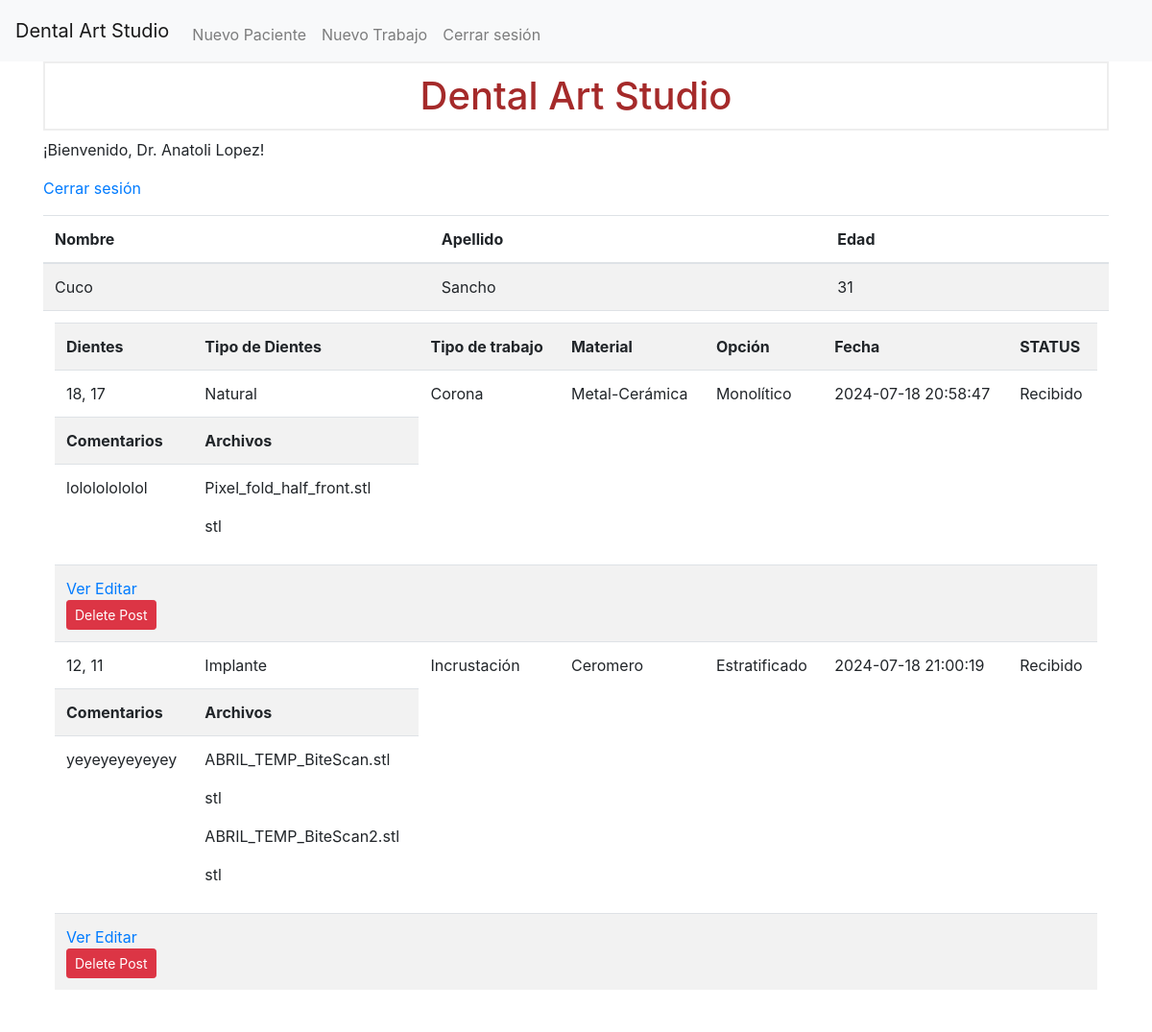
/ (signed in), run on an earlier commit of the app's database.
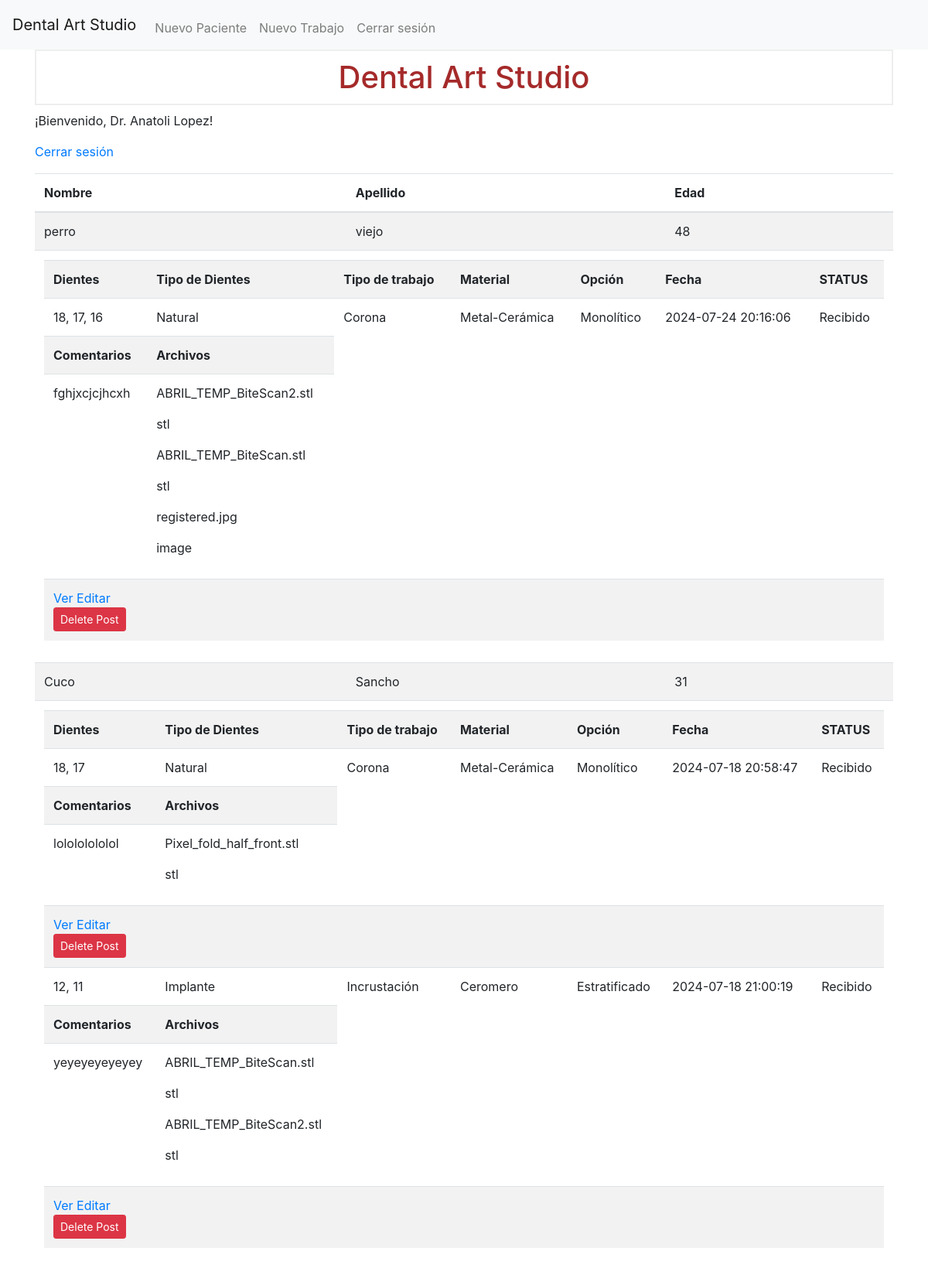
And on a later commit of the database.
### tables this page shows
CREATE TABLE patients (
    id INTEGER PRIMARY KEY AUTOINCREMENT,
    doctor_id INTEGER,
    first_name  TEXT NOT NULL,
    last_name TEXT NOT NULL,
    age INTEGER NOT NULL,
    face_shape TEXT,
    basic_color TEXT,
    colorimeter TEXT,
    gum_color TEXT,
    FOREIGN KEY (doctor_id) REFERENCES doctors (id)
);

CREATE TABLE jobs (
  id INTEGER PRIMARY KEY AUTOINCREMENT,
  patient_id INTEGER NOT NULL,
  teeth TEXT NOT NULL,
  tooth_type TEXT,
  job_type TEXT,
  job_material TEXT,
  job_option TEXT,
  timestamp TIMESTAMP NOT NULL DEFAULT CURRENT_TIMESTAMP,
  comments TEXT,
  status TEXT,
  FOREIGN KEY (patient_id) REFERENCES patients (id)
);

CREATE TABLE job_uploads (
  job_id INTEGER NOT NULL,
  upload_id INTEGER NOT NULL,
  PRIMARY KEY (job_id, upload_id),
  FOREIGN KEY (job_id) REFERENCES jobs(id),
  FOREIGN KEY (upload_id) REFERENCES uploads(id)
);

CREATE TABLE uploads (
  id INTEGER PRIMARY KEY AUTOINCREMENT,
  patient_id INTEGER NOT NULL,
  filename TEXT NOT NULL,
  file_type TEXT NOT NULL,
  FOREIGN KEY (patient_id) REFERENCES patients (id)
);

### app.py (the view)
@app.route('/')
def index():
    user = session.get("user_info")
    jobs_per_patient = {}
    if user is not None:
        patients = get_patients(session.get("user_id"))
        if patients:
            for patient in patients:
                jobs = get_jobs(patient['id'])
                for job in jobs:
                    files = get_files_by_job_id(job['id'])
                    job['files'] = files
                jobs_per_patient[patient['id']] = jobs
    else:
        patients = []
    return render_template('index.html', user=user, patients=patients, jobs_per_patient=jobs_per_patient)

### helpers.py (called while the page is built)
def get_db_connection():
    conn = sqlite3.connect('database.db')
    conn.row_factory = sqlite3.Row
    conn.execute("PRAGMA foreign_keys = ON;")  # Habilita las restricciones de clave foránea
    return conn

def get_patients(user_id):
    try:
        conny = get_db_connection()
        db = conny.cursor()
        patients = db.execute("SELECT * FROM patients WHERE doctor_id = ?", (user_id,)).fetchall()
        conny.close()
        patients = [dict(patient) for patient in patients]
        return patients
    except Exception as e:
        print(f"Error al obtener pacientes: {e}")
        return None

def get_jobs(patient_id):
    try:
        conny = get_db_connection()
        db = conny.cursor()
        jobs = db.execute("SELECT * FROM jobs WHERE patient_id = ?", (patient_id,)).fetchall()
        conny.close()
        jobs = [dict(job) for job in jobs]
        return jobs
    except Exception as e:
        print(f"Error al obtener trabajos: {e}")
    return None

def get_files_by_job_id(job_id):
    try:
        conn = get_db_connection()
        db = conn.cursor()
        db.execute('SELECT * FROM job_uploads JOIN uploads ON job_uploads.upload_id = uploads.id WHERE job_uploads.job_id = ?', (job_id,))
        files = db.fetchall()
        conn.close()
        return files
    except Exception as e:
        print(f"Error al obtener archivos: {e}")
    return None

### templates/index.html (shortened to what this page needs)
{% extends 'base.html' %}
{% block content %}
 <h1>{% block title %}Dental Art Studio {% endblock %}</h1>
{% if user %}
    <p class="user">¡Bienvenido, Dr.  {{ user['last_name'] }} {{ user['first_name'] }}!</p>
    <p><a href="{{ url_for('logout') }}">Cerrar sesión</a></p>
    {% if patients %}
        <table class="table table-striped">
            <thead>
                <tr>
                    <th>Nombre</th>
                    <th>Apellido</th>
                    <th>Edad</th>
                </tr>
            </thead>
            <tbody>
                {% for patient in patients|reverse %}
                    <tr>
                        <td>{{ patient['first_name'] }}</td>
                        <td>{{ patient['last_name'] }}</td>
                        <td>{{ patient['age'] }}</td>
                    </tr>
                    <tr>
                        <td colspan="6">
                            {% if jobs_per_patient[patient['id']] %}
                            <table class="table table-striped">
                                <tr>
                                    <th>Dientes</th>
                                    <th>Tipo de Dientes</th>
                                    <th>Tipo de trabajo</th>
                                    <th>Material</th>
                                    <th>Opción</th>
                                    <th>Fecha</th>
                                    <th>STATUS</th>
                                </tr>
                                {% for job in jobs_per_patient[patient['id']] %}
                                    <tr>
                                        <td>{{ job['teeth'] }}</td>
                                        <td>{{ job['tooth_type'] }}</td>
                                        <td>{{ job['job_type'] }}</td>
                                        <td>{{ job['job_material'] }}</td>
                                        <td>{{ job['job_option'] }}</td>
                                        <td>{{ job['timestamp'] }}</td>
                                        <td>{{ job['status'] }}</td>
                                    </tr>
                                    <tr>
                                        <th>Comentarios</th>
                                        <th>Archivos</th>
                                    </tr>
                                    <tr>
                                        <td>
                                            {{ job['comments']}}
                                        </td>
                                        <td>
                                            {% for file in job['files'] %}
                                               <p>{{ file['filename'] }}</p>
                                               <p>{{ file['file_type'] }}</p>
                                            {% endfor %}
                                        </td>
                                    </tr>
                                    <tr>
                                        <td colspan="7">
                                            <a href="{{ url_for('preview', job_id=job.id) }}">Ver</a>
                                            <a href="{{ url_for('edit_job', job_id=job.id) }}">Editar</a>
                                            <form action="{{ url_for('delete_job', job_id=job.id) }}" method="POST">
                                                <input type="submit" value="Delete Post"
                                                        class="btn btn-danger btn-sm"
                                                        onclick="return confirm('Are you sure you want to delete this post?')">
                                            </form>
                                        </td>
                                    </tr>
                                {% endfor %}
                            </table>
                            {% else %}
                                <a href="{{ url_for('new_job', patient_id=patient['id']) }}">Agregar trabajo</a>
                            {% endif %}
                        </td>
                    </tr>
                {% endfor %}
            </tbody>
        </table>
    {% elif not patients %}
        <p>No se encontraron pacientes.</p><a href="{{ url_for('add_patient') }}">Añadir paciente</a></p>
    {% endif %}
{% else %}
    <p class="user">¡Bienvenidos! </p>
    <p><a href="{{ url_for('login') }}">Iniciar sesión</a> o <a href="{{ url_for('register') }}">Registrarse</a></p>
{% endif %}
{% endblock %}

### templates/base.html (shortened to what this page needs)
<!doctype html>
<html lang="es">
  <head>
    <link rel="stylesheet" href="{{ url_for('static', filename= 'css/style.css') }}">
    <link rel="stylesheet" href="https://stackpath.bootstrapcdn.com/bootstrap/4.3.1/css/bootstrap.min.css">
  </head>
  <body>
    <nav class="navbar navbar-expand-md navbar-light bg-light">
        <a class="navbar-brand" href="{{ url_for('index')}}">Dental Art Studio</a>
        <div class="collapse navbar-collapse" id="navbarNav">
            {% if session["user_id"] %}
            <ul class="navbar-nav ms-auto mt-2">
              <li class="nav-item"><a class="nav-link" href="{{ url_for('add_patient') }}">Nuevo Paciente</a></li>
              <li class="nav-item"><a class="nav-link" href="{{ url_for('new_job') }}">Nuevo Trabajo</a></li>
              <li class="nav-item"><a class="nav-link" href="{{ url_for('logout') }}">Cerrar sesión</a></li>
            </ul>
            {% else %}
            <ul class="navbar-nav ms-auto mt-2">
              <li class="nav-item"><a class="nav-link" href="{{ url_for('register') }}">Registrarse</a></li>
              <li class="nav-item"><a class="nav-link" href="{{ url_for('login') }}">Iniciar sesión</a></li>
            </ul>
            {% endif %}
        </div>
    </nav>
    <div class="container">
      {% block content %} {% endblock %}
    </div>
  </body>
</html>

### static/css/style.css (style rules this page uses)
h1 { border: 2px #eee solid; color: brown; text-align: center; padding: 10px; }

What changed in the data, as far as the page shows it:
added patients: first_name "perro", last_name "viejo", age "48"
added jobs: teeth "18, 17, 16", tooth_type "Natural", job_type "Corona", job_material "Metal-Cerámica", job_option "Monolítico", timestamp "2024-07-24 20:16:06", status "Recibido", comments "fghjxcjcjhcxh", shown under "perro"
added job_uploads: filename "ABRIL_TEMP_BiteScan2.stl", file_type "stl", shown under "18, 17, 16"
added job_uploads: filename "ABRIL_TEMP_BiteScan.stl", file_type "stl", shown under "18, 17, 16"
added job_uploads: filename "registered.jpg", file_type "image", shown under "18, 17, 16"
